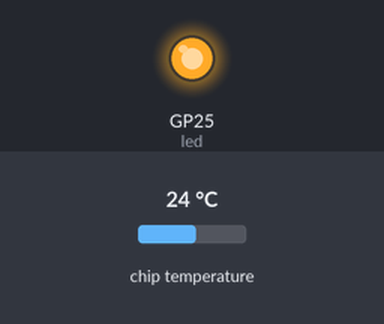
A program run on a simulated Raspberry Pi Pico running MicroPython. On the bench: output pins drawn as LEDs (lit = HIGH). The inputs (shaded band) are chosen by the test bench; at power-on: chip temperature 24 °C. WiFi joins after 1.5 s; what the program prints to the serial console is not drawn.

Above: at 0.1 s.
At 101.6 s:
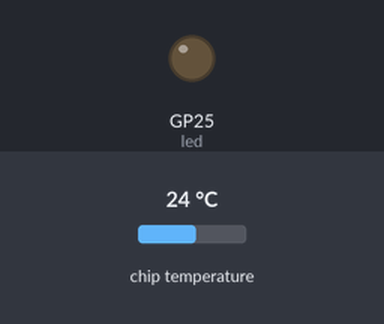
Timing chart, 0 to 103.1 s (numbered marks = the images above):
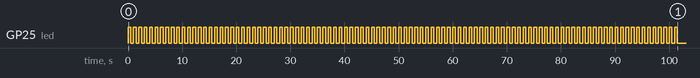

The program:

main.py
```python
import network
import time
from machine import Pin
import ubinascii

# WiFi 配置
SSID = 'MIMRC-RDC6'  # 将 'your-SSID' 替换为你的 WiFi 网络名称
PASSWORD = 'Mi12345678'  # 将 'your-password' 替换为你的 WiFi 密码

# 初始化WLAN
wlan = network.WLAN(network.STA_IF)
wlan.active(True)

# 板载LED引脚初始化（Pico W 的板载 LED 引脚是 0）
LED_PIN = 'LED'
led = Pin(LED_PIN, Pin.OUT)

# 连接到WiFi网络
wlan.connect(SSID, PASSWORD)

# 读取CPU温度
sensor_temp = machine.ADC(4)
conversion_factor = 3.3 / (65535)


def read_temp():
    # 读取原始ADC值
    reading = sensor_temp.read_u16()
    # 转换为电压
    voltage = reading * conversion_factor
    # 根据树莓派 Pico 的数据手册，转换电压为温度
    temperature = 27 - (voltage - 0.706) / 0.001721
    return temperature


temp = read_temp()
print('当前CPU温度:', temp, '°C')

# 等待连接
max_wait = 10
while max_wait > 0:
    if wlan.isconnected():
        break
    print('正在连接到 WiFi...')
    led.value(1)  # 打开LED
    time.sleep(0.5)
    led.value(0)  # 关闭LED
    time.sleep(0.5)
    max_wait -= 1

# 检查连接状态
if wlan.isconnected():
    print('连接成功')
    print('网络配置:', wlan.ifconfig())

    # 获取并显示 MAC 地址
    mac = ubinascii.hexlify(wlan.config('mac'), ':').decode()
    print('MAC 地址:', mac)

    # WiFi连接成功后，让LED闪烁
    for _ in range(100):  # 闪烁10次
        led.value(1)  # 打开LED
        time.sleep(0.5)
        led.value(0)  # 关闭LED
        time.sleep(0.5)
else:
    print('无法连接到 WiFi')

    # WiFi连接失败后，让LED快速闪烁
    for _ in range(5):  # 快速闪烁20次
        led.value(1)  # 打开LED
        time.sleep(0.1)
        led.value(0)  # 关闭LED
        time.sleep(0.1)

# 保持程序运行，不让它立即结束
try:
    while True:
        pass
except KeyboardInterrupt:
    # 捕捉键盘中断信号，确保在终端中按Ctrl+C时能优雅地退出
    led.value(0)  # 程序结束时关闭LED
    print("程序被中断，LED已关闭")
```
